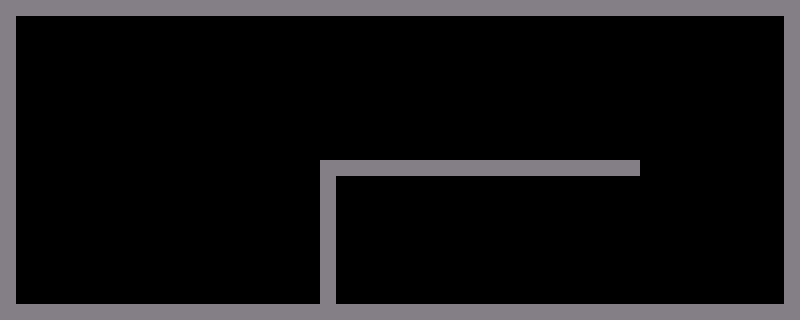

A 2D game scene composited from a Tiled map and its tileset images. What follows is a short description and the map's XML, with every tile layer's data as written:
An orthogonal 50x20 tile map with 16x16 px tiles, 1 tile layer (Walls) and 5 objects (2x Text).

<map version="1.10" tiledversion="1.11.0" orientation="orthogonal" renderorder="right-down" width="50" height="20" tilewidth="16" tileheight="16" infinite="0" nextlayerid="4" nextobjectid="8">
 <tileset firstgid="1" source="../tilesets/environment.tsx" />
 <layer id="1" name="Walls" width="50" height="20">
  <properties>
   <property name="solid" type="bool" value="true" />
  </properties>
  <data encoding="csv">
1,1,1,1,1,1,1,1,1,1,1,1,1,1,1,1,1,1,1,1,1,1,1,1,1,1,1,1,1,1,1,1,1,1,1,1,1,1,1,1,1,1,1,1,1,1,1,1,1,1,
1,0,0,0,0,0,0,0,0,0,0,0,0,0,0,0,0,0,0,0,0,0,0,0,0,0,0,0,0,0,0,0,0,0,0,0,0,0,0,0,0,0,0,0,0,0,0,0,0,1,
1,0,0,0,0,0,0,0,0,0,0,0,0,0,0,0,0,0,0,0,0,0,0,0,0,0,0,0,0,0,0,0,0,0,0,0,0,0,0,0,0,0,0,0,0,0,0,0,0,1,
1,0,0,0,0,0,0,0,0,0,0,0,0,0,0,0,0,0,0,0,0,0,0,0,0,0,0,0,0,0,0,0,0,0,0,0,0,0,0,0,0,0,0,0,0,0,0,0,0,1,
1,0,0,0,0,0,0,0,0,0,0,0,0,0,0,0,0,0,0,0,0,0,0,0,0,0,0,0,0,0,0,0,0,0,0,0,0,0,0,0,0,0,0,0,0,0,0,0,0,1,
1,0,0,0,0,0,0,0,0,0,0,0,0,0,0,0,0,0,0,0,0,0,0,0,0,0,0,0,0,0,0,0,0,0,0,0,0,0,0,0,0,0,0,0,0,0,0,0,0,1,
1,0,0,0,0,0,0,0,0,0,0,0,0,0,0,0,0,0,0,0,0,0,0,0,0,0,0,0,0,0,0,0,0,0,0,0,0,0,0,0,0,0,0,0,0,0,0,0,0,1,
1,0,0,0,0,0,0,0,0,0,0,0,0,0,0,0,0,0,0,0,0,0,0,0,0,0,0,0,0,0,0,0,0,0,0,0,0,0,0,0,0,0,0,0,0,0,0,0,0,1,
1,0,0,0,0,0,0,0,0,0,0,0,0,0,0,0,0,0,0,0,0,0,0,0,0,0,0,0,0,0,0,0,0,0,0,0,0,0,0,0,0,0,0,0,0,0,0,0,0,1,
1,0,0,0,0,0,0,0,0,0,0,0,0,0,0,0,0,0,0,0,0,0,0,0,0,0,0,0,0,0,0,0,0,0,0,0,0,0,0,0,0,0,0,0,0,0,0,0,0,1,
1,0,0,0,0,0,0,0,0,0,0,0,0,0,0,0,0,0,0,0,1,1,1,1,1,1,1,1,1,1,1,1,1,1,1,1,1,1,1,1,0,0,0,0,0,0,0,0,0,1,
1,0,0,0,0,0,0,0,0,0,0,0,0,0,0,0,0,0,0,0,1,0,0,0,0,0,0,0,0,0,0,0,0,0,0,0,0,0,0,0,0,0,0,0,0,0,0,0,0,1,
1,0,0,0,0,0,0,0,0,0,0,0,0,0,0,0,0,0,0,0,1,0,0,0,0,0,0,0,0,0,0,0,0,0,0,0,0,0,0,0,0,0,0,0,0,0,0,0,0,1,
1,0,0,0,0,0,0,0,0,0,0,0,0,0,0,0,0,0,0,0,1,0,0,0,0,0,0,0,0,0,0,0,0,0,0,0,0,0,0,0,0,0,0,0,0,0,0,0,0,1,
1,0,0,0,0,0,0,0,0,0,0,0,0,0,0,0,0,0,0,0,1,0,0,0,0,0,0,0,0,0,0,0,0,0,0,0,0,0,0,0,0,0,0,0,0,0,0,0,0,1,
1,0,0,0,0,0,0,0,0,0,0,0,0,0,0,0,0,0,0,0,1,0,0,0,0,0,0,0,0,0,0,0,0,0,0,0,0,0,0,0,0,0,0,0,0,0,0,0,0,1,
1,0,0,0,0,0,0,0,0,0,0,0,0,0,0,0,0,0,0,0,1,0,0,0,0,0,0,0,0,0,0,0,0,0,0,0,0,0,0,0,0,0,0,0,0,0,0,0,0,1,
1,0,0,0,0,0,0,0,0,0,0,0,0,0,0,0,0,0,0,0,1,0,0,0,0,0,0,0,0,0,0,0,0,0,0,0,0,0,0,0,0,0,0,0,0,0,0,0,0,1,
1,0,0,0,0,0,0,0,0,0,0,0,0,0,0,0,0,0,0,0,1,0,0,0,0,0,0,0,0,0,0,0,0,0,0,0,0,0,0,0,0,0,0,0,0,0,0,0,0,1,
1,1,1,1,1,1,1,1,1,1,1,1,1,1,1,1,1,1,1,1,1,1,1,1,1,1,1,1,1,1,1,1,1,1,1,1,1,1,1,1,1,1,1,1,1,1,1,1,1,1
</data>
 </layer>
 <objectgroup id="2" name="Objects">
  <object id="1" template="templates/spaceship.tx" x="384" y="240">
   <properties>
    <property name="canCombineColors" type="bool" value="false" />
    <property name="facing" value="right" />
   </properties>
  </object>
  <object id="2" template="templates/small-asteroid.tx" x="160" y="240" />
 </objectgroup>
 <objectgroup id="3" name="Texts">
  <object id="3" type="Text" x="368" y="256" width="80.2344" height="18.8438">
   <text wrap="1">Spacemarine, this area contains an asteroid!
We've unlocked the canon on your vessel...</text>
  </object>
  <object id="6" type="Text" x="656" y="160" width="80.2344" height="18.8438">
   <text wrap="1">Press "Space" to shoot...</text>
  </object>
  <object id="7" template="templates/goal.tx" x="48" y="272" />
 </objectgroup>
</map>
